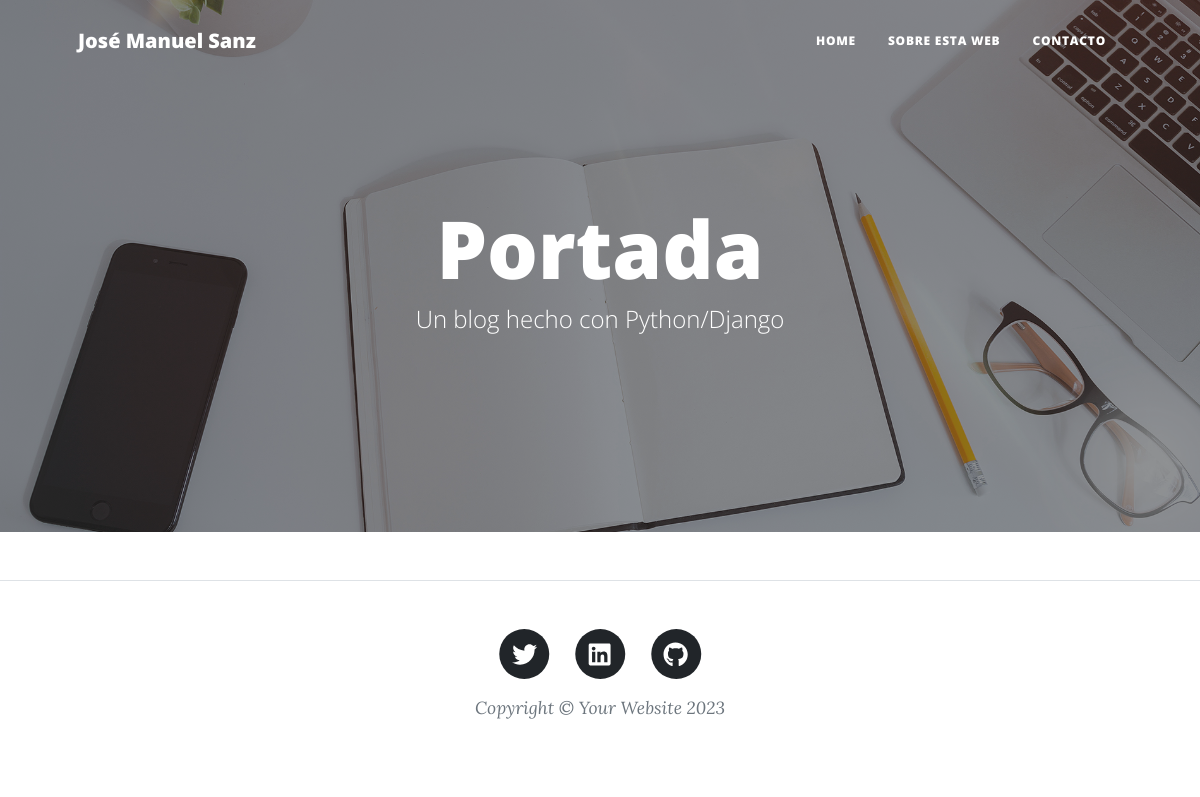
The app's page /, older data.
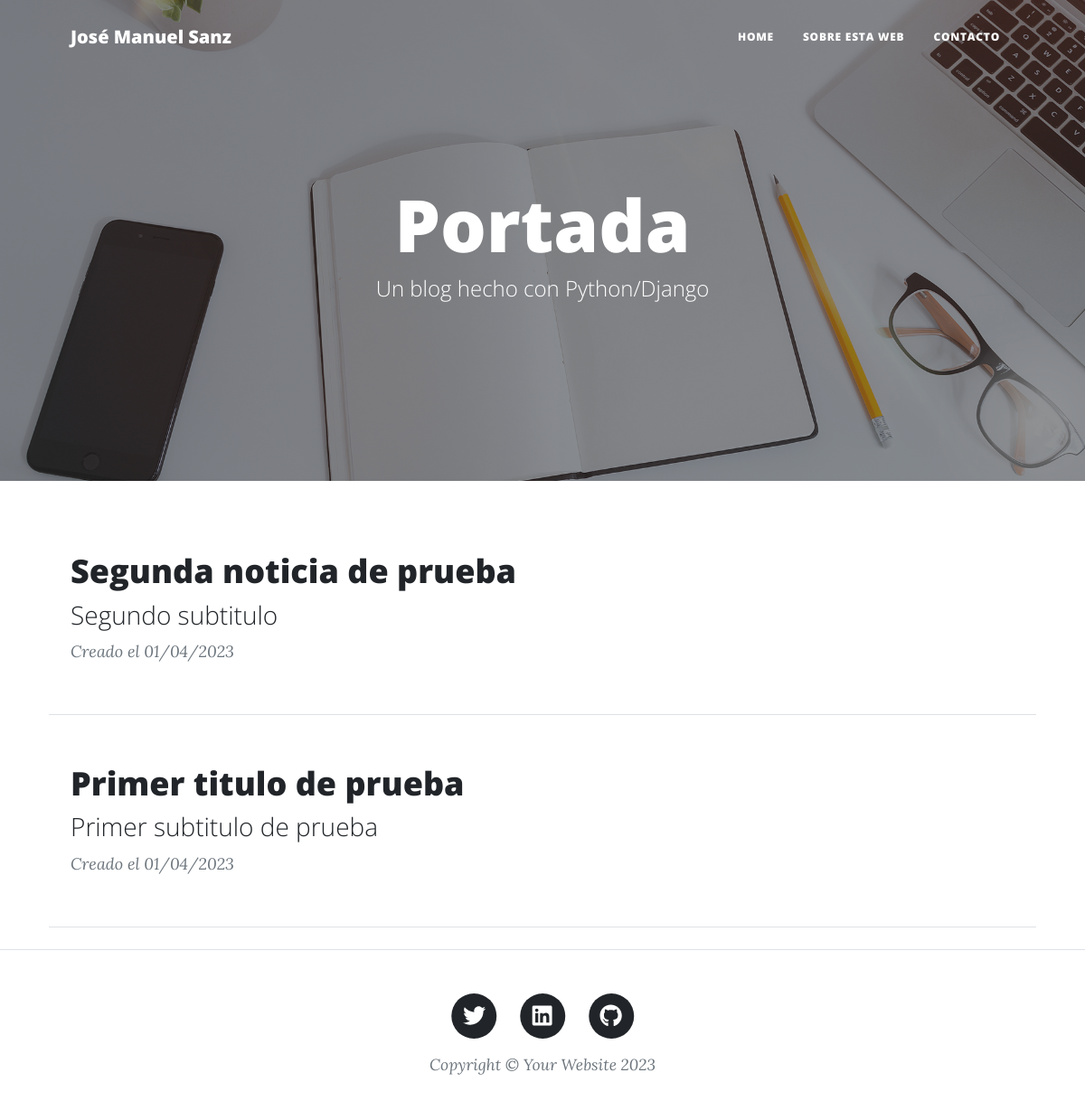
The same page, newer data.
### blog/models.py (models this page shows, shortened)
class Blog(models.Model):
    id = models.AutoField(primary_key=True)
    titulo = models.CharField(max_length=250)
    subtitulo = models.CharField(max_length=250)
    contenido = models.TextField()
    imagen = models.ImageField(upload_to='blog')
    fecha_creacion = models.DateTimeField(auto_now_add=True) # Se añade la hora de forma automática cuando se crea el registro
    fecha_actualizacion = models.DateTimeField(auto_now=True) # Se añade la hora de forma automática al actualizarse el campo
    class Meta:
        verbose_name = "noticia"
        verbose_name_plural = "noticias"
        ordering = ["-fecha_creacion"] # Ordena por defecto de mas antiguo a mas nuevo, con (-NombreCampo), cambia a la inversa

### blog/views.py (the view)
# urls.py: 2. Add a URL to urlpatterns:  path('', views.home, name='home')
def home(request):
    noticias = Blog.objects.all()
    return render(request, "blog/home.html", {'noticias':noticias})

### blog/templates/blog/home.html (shortened to what this page needs)
{% extends 'core/base.html' %}
{% block background %}{% load static %}{% static 'core/assets/img/home-bg.jpg' %}{% endblock %}
{% block cabecera %}
<div class="site-heading">
    <h1>Portada</h1>
    <span class="subheading">Un blog hecho con Python/Django</span>
</div>
{% endblock %}
{% block content %}
   {% for noticias in noticias %}
    <div class="post-preview">
        <a href="{% url 'noticia' noticia_id=noticias.id %}">
            <h2 class="post-title">{{noticias.titulo}}</h2>
            <h3 class="post-subtitle">{{noticias.subtitulo}}</h3>
        </a>
        <p class="post-meta">
            Creado el
           {{noticias.fecha_creacion|date:"SHORT_DATE_FORMAT"}}
        </p>
    </div>
    <hr class="my-4" />
   {% endfor %}
{% endblock %}

### core/templates/core/base.html (shortened to what this page needs)
<!DOCTYPE html>
<html lang="en">
    <head>
        {% load static %}
        <link href="{% static 'core/css/styles.css' %}" rel="stylesheet" />
    </head>
    <body>
        <nav class="navbar navbar-expand-lg navbar-light" id="mainNav">
            <div class="container px-4 px-lg-5">
                <a class="navbar-brand" href="{% url 'home' %}">José Manuel Sanz</a>
                <div class="collapse navbar-collapse" id="navbarResponsive">
                    <ul class="navbar-nav ms-auto py-4 py-lg-0">
                        <li class="nav-item"><a class="nav-link px-lg-3 py-3 py-lg-4" href="{% url 'home' %}">Home</a></li>
                        <li class="nav-item"><a class="nav-link px-lg-3 py-3 py-lg-4" href="{% url 'about' %}">Sobre esta web</a></li>
                        <li class="nav-item"><a class="nav-link px-lg-3 py-3 py-lg-4" href="{% url 'contacto' %}">Contacto</a></li>
                    </ul>
                </div>
            </div>
        </nav>
        <header class="masthead" style="background-image: url('{% block background %}{% endblock %}')">
            <div class="container position-relative px-4 px-lg-5">
                <div class="row gx-4 gx-lg-5 justify-content-center">
                    <div class="col-md-10 col-lg-8 col-xl-7">
                        {% block cabecera %}{% endblock %}
                    </div>
                </div>
            </div>
        </header>
        <div class="container px-4 px-lg-5">
            <div class="row gx-4 gx-lg-5 justify-content-center">
                    {% block content%}
                    {% endblock %}
            </div>
        </div>
        <footer class="border-top">
            <div class="container px-4 px-lg-5">
                <div class="row gx-4 gx-lg-5 justify-content-center">
                    <div class="col-md-10 col-lg-8 col-xl-7">
                        <ul class="list-inline text-center">
                            <li class="list-inline-item">
                                <a href="https://twitter.com/jmsanzprieto">
                                    <span class="fa-stack fa-lg">
                                        <i class="fas fa-circle fa-stack-2x"></i>
                                        <i class="fab fa-twitter fa-stack-1x fa-inverse"></i>
                                    </span>
                                </a>
                            </li>
                            <li class="list-inline-item">
                                <a href="https://www.linkedin.com/in/josemanuelsanzprieto/">
                                    <span class="fa-stack fa-lg">
                                        <i class="fas fa-circle fa-stack-2x"></i>
                                        <i class="fab fa-linkedin fa-stack-1x fa-inverse"></i>
                                    </span>
                                </a>
                            </li>
                            <li class="list-inline-item">
                                <a href="https://github.com/jmsanzprieto/webpersonal">
                                    <span class="fa-stack fa-lg">
                                        <i class="fas fa-circle fa-stack-2x"></i>
                                        <i class="fab fa-github fa-stack-1x fa-inverse"></i>
                                    </span>
                                </a>
                            </li>
                        </ul>
                        <div class="small text-center text-muted fst-italic">Copyright &copy; Your Website 2023</div>
                    </div>
                </div>
            </div>
        </footer>
    </body>
</html>

Row changes from the older to the newer data that the page shows:
added Blog: titulo "Segunda noticia de prueba", subtitulo "Segundo subtitulo", fecha_creacion "01/04/2023"
added Blog: titulo "Primer titulo de prueba", subtitulo "Primer subtitulo de prueba", fecha_creacion "01/04/2023"
